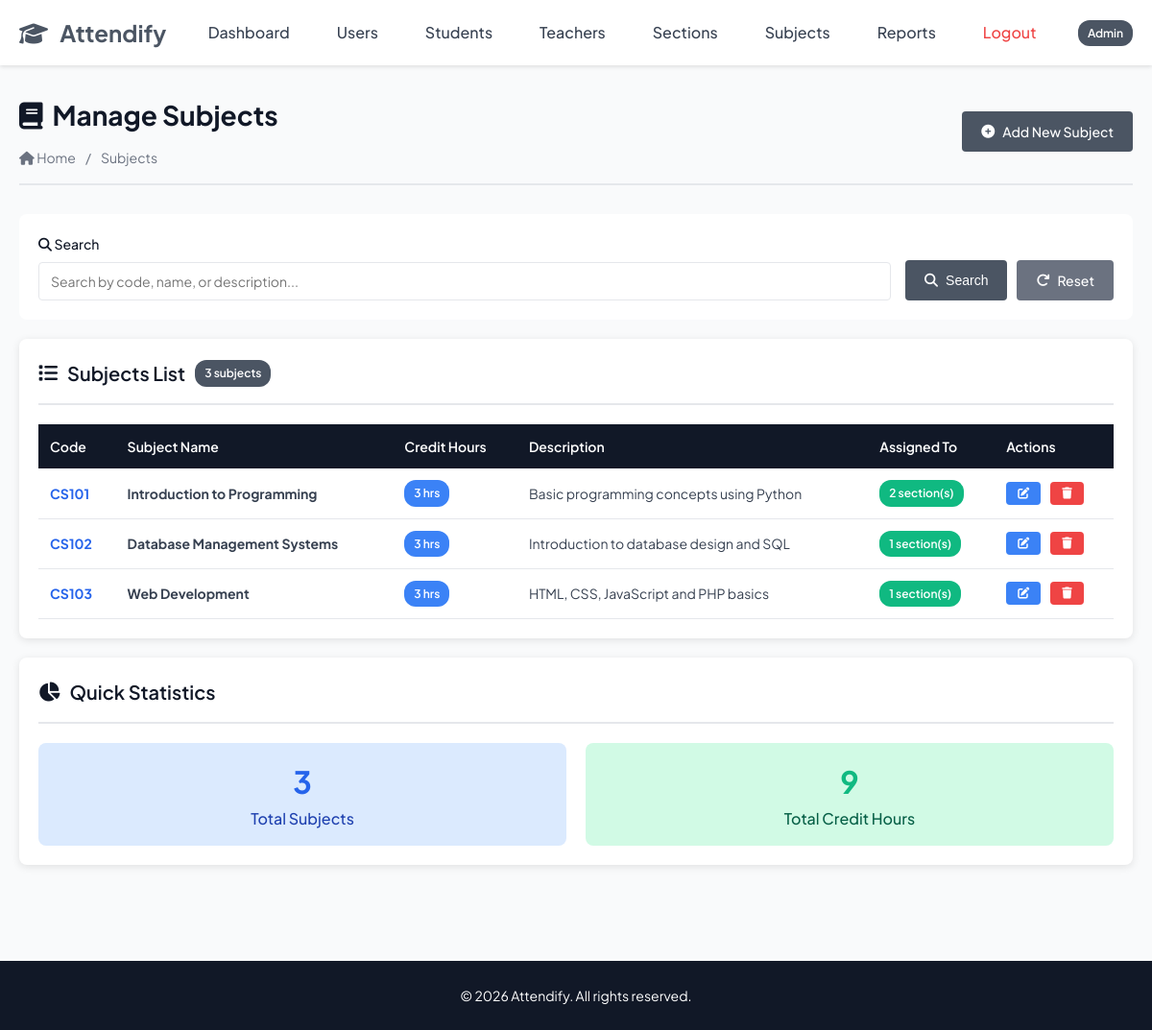
The page /admin/list_subjects.php (signed in) on the database its author committed.
### tables this page shows
CREATE TABLE `subjects` (
  `subject_id` int(11) NOT NULL AUTO_INCREMENT,
  `subject_code` varchar(20) NOT NULL,
  `subject_name` varchar(100) NOT NULL,
  `credit_hours` int(11) NOT NULL,
  `description` text DEFAULT NULL,
  PRIMARY KEY (`subject_id`),
  UNIQUE KEY `subject_code` (`subject_code`),
  KEY `idx_subject_code` (`subject_code`),
  KEY `idx_subject_name` (`subject_name`)
);

### config.php (called while the page is built, shortened)
<?php
function e($string) {
    return htmlspecialchars($string, ENT_QUOTES, 'UTF-8');
}
function get($key, $default = '') {
    return isset($_GET[$key]) ? $_GET[$key] : $default;
}
?>

### admin/list_subjects.php (the view, shortened to what this page needs)
<?php
require_once '../config.php';
$search = get('search', '');
$sql = "SELECT
    s.subject_id,
    s.subject_code,
    s.subject_name,
    s.credit_hours,
    s.description,
    COUNT(DISTINCT ss.section_subject_id) as assigned_count,
    COUNT(DISTINCT ss.section_id) as sections_count
FROM SUBJECTS s
LEFT JOIN SECTION_SUBJECTS ss ON s.subject_id = ss.subject_id
WHERE 1=1";
$sql .= " GROUP BY s.subject_id ORDER BY s.subject_code ASC";
$stmt = $conn->prepare($sql);
$stmt->execute();
$result = $stmt->get_result();
include '../includes/header.php';
?>
<div class="page-header">
    <div>
        <h1><i class="fas fa-book"></i> Manage Subjects</h1>
        <div class="breadcrumb">
            <a href="dashboard.php"><i class="fas fa-home"></i> Home</a>
            <span>/</span>
            <span>Subjects</span>
        </div>
    </div>
    <div>
        <a href="add_subject.php" class="btn btn-primary">
            <i class="fas fa-plus-circle"></i> Add New Subject
        </a>
    </div>
</div>
<div class="search-filter-section">
    <form method="GET" action="" style="display: flex; gap: 15px; width: 100%; align-items: end;">
        <div class="form-group" style="flex: 1; margin-bottom: 0;">
            <label for="search"><i class="fas fa-search"></i> Search</label>
            <input
                type="text"
                id="search"
                name="search"
                placeholder="Search by code, name, or description..."
                value="<?php echo htmlspecialchars($search); ?>"
            >
        </div>
        <div style="display: flex; gap: 10px;">
            <button type="submit" class="btn btn-primary">
                <i class="fas fa-search"></i> Search
            </button>
            <a href="list_subjects.php" class="btn btn-secondary">
                <i class="fas fa-redo"></i> Reset
            </a>
        </div>
    </form>
</div>
<div class="card">
    <div class="card-header">
        <h2 class="card-title">
            <i class="fas fa-list"></i> Subjects List
            <span class="badge badge-primary"><?php echo $result->num_rows; ?> subjects</span>
        </h2>
    </div>
    <div class="card-body">
        <?php if ($result->num_rows > 0): ?>
            <div class="table-responsive">
                <table>
                    <thead>
                        <tr>
                            <th>Code</th>
                            <th>Subject Name</th>
                            <th>Credit Hours</th>
                            <th>Description</th>
                            <th>Assigned To</th>
                            <th>Actions</th>
                        </tr>
                    </thead>
                    <tbody>
                        <?php while ($subject = $result->fetch_assoc()): ?>
                            <tr>
                                <td>
                                    <strong style="color: #2563eb;"><?php echo e($subject['subject_code']); ?></strong>
                                </td>
                                <td>
                                    <strong><?php echo e($subject['subject_name']); ?></strong>
                                </td>
                                <td>
                                    <span class="badge badge-info"><?php echo $subject['credit_hours']; ?> hrs</span>
                                </td>
                                <td>
                                    <?php if ($subject['description']): ?>
                                        <?php echo e(substr($subject['description'], 0, 60)) . (strlen($subject['description']) > 60 ? '...' : ''); ?>
                                    <?php else: ?>
                                        <span class="text-muted">No description</span>
                                    <?php endif; ?>
                                </td>
                                <td>
                                    <span class="badge badge-success"><?php echo $subject['sections_count']; ?> section(s)</span>
                                </td>
                                <td>
                                    <div class="btn-group">
                                        <a href="edit_subject.php?id=<?php echo $subject['subject_id']; ?>"
                                           class="btn btn-sm btn-info"
                                           title="Edit Subject">
                                            <i class="fas fa-edit"></i>
                                        </a>
                                        <a href="delete_subject.php?id=<?php echo $subject['subject_id']; ?>"
                                           class="btn btn-sm btn-danger"
                                           title="Delete Subject"
                                           onclick="return confirm('Are you sure you want to delete this subject?');">
                                            <i class="fas fa-trash"></i>
                                        </a>
                                    </div>
                                </td>
                            </tr>
                        <?php endwhile; ?>
                    </tbody>
                </table>
            </div>
        <?php endif; ?>
    </div>
</div>
<?php
$stats_sql = "SELECT
    COUNT(*) as total,
    SUM(credit_hours) as total_credits
FROM SUBJECTS";
$stats_result = $conn->query($stats_sql);
$stats = $stats_result->fetch_assoc();
?>
<div class="card" style="margin-top: 20px;">
    <div class="card-header">
        <h2 class="card-title"><i class="fas fa-chart-pie"></i> Quick Statistics</h2>
    </div>
    <div class="card-body">
        <div style="display: grid; grid-template-columns: repeat(auto-fit, minmax(200px, 1fr)); gap: 20px;">
            <div style="text-align: center; padding: 15px; background-color: #dbeafe; border-radius: 8px;">
                <div style="font-size: 32px; font-weight: bold; color: #2563eb;"><?php echo $stats['total']; ?></div>
                <div style="color: #1e40af; font-weight: 500;">Total Subjects</div>
            </div>
            <div style="text-align: center; padding: 15px; background-color: #d1fae5; border-radius: 8px;">
                <div style="font-size: 32px; font-weight: bold; color: #10b981;"><?php echo $stats['total_credits']; ?></div>
                <div style="color: #065f46; font-weight: 500;">Total Credit Hours</div>
            </div>
        </div>
    </div>
</div>
<?php
include '../includes/footer.php';
?>

### css/styles.css (style rules this page uses)
* { margin: 0; padding: 0; box-sizing: border-box; }
:root { --primary-color: #4b5563; --secondary-color: #6366f1; --danger-color: #ef4444; --warning-color: #f59e0b; --info-color: #3b82f6; --dark-color: #111827; --light-color: #f9fafb; --white-color: #ffffff; --border-color: #e5e7eb; --text-color: #374151; --text-muted: #6b7280; --success-color: #10b981; }
body { font-family: 'Plus Jakarta Sans', sans-serif; font-size: 16px; line-height: 1.6; color: var(--text-color); background-color: var(--light-color); }
a { text-decoration: none; color: var(--primary-color); transition: color 0.3s ease; }
.card { background-color: var(--white-color); border-radius: 8px; box-shadow: 0 2px 8px rgba(0, 0, 0, 0.1); padding: 20px; margin-bottom: 20px; }
.card-header { border-bottom: 2px solid var(--border-color); padding-bottom: 15px; margin-bottom: 20px; }
.card-title { font-size: 20px; font-weight: 600; color: var(--dark-color); display: flex; align-items: center; gap: 10px; }
.card-body { padding: 0; }
.table-responsive { overflow-x: auto; margin-top: 20px; }
table { width: 100%; border-collapse: collapse; background-color: var(--white-color); }
table thead { background-color: var(--dark-color); color: var(--white-color); }
table thead th { padding: 12px; text-align: left; font-weight: 600; font-size: 14px; }
table tbody tr { border-bottom: 1px solid var(--border-color); transition: background-color 0.2s ease; }
table tbody td { padding: 12px; font-size: 14px; }
table tbody td:last-child { text-align: right; }
.form-group { margin-bottom: 20px; }
label { display: block; margin-bottom: 8px; font-weight: 500; color: var(--dark-color); font-size: 14px; }
input[type="text"], input[type="email"], input[type="password"], input[type="number"], input[type="date"], input[type="time"], input[type="tel"], select, textarea { width: 100%; padding: 10px 12px; border: 1px solid var(--border-color); border-radius: 4px; font-size: 14px; font-family: inherit; transition: all 0.3s ease; }
.btn { display: inline-flex; align-items: center; gap: 8px; padding: 10px 20px; border: none; border-radius: 4px; font-size: 14px; font-weight: 500; cursor: pointer; text-decoration: none; }
.btn-primary { background-color: var(--primary-color); color: var(--white-color); }
.btn-danger { background-color: var(--danger-color); color: var(--white-color); }
.btn-info { background-color: var(--info-color); color: var(--white-color); }
.btn-secondary { background-color: #6b7280; color: var(--white-color); }
.btn-sm { padding: 6px 12px; font-size: 12px; }
.btn-group { display: flex; gap: 10px; flex-wrap: wrap; }
.badge { display: inline-block; padding: 4px 10px; font-size: 12px; font-weight: 600; border-radius: 12px; color: var(--white-color); }
.badge-primary { background-color: var(--primary-color); }
.badge-success { background-color: var(--success-color); }
.badge-info { background-color: var(--info-color); }
.search-filter-section { background-color: var(--white-color); padding: 20px; border-radius: 8px; margin-bottom: 20px; display: flex; gap: 15px; flex-wrap: wrap; align-items: end; }
.search-filter-section .form-group { margin-bottom: 0; flex: 1; min-width: 200px; }
.page-header { display: flex; justify-content: space-between; align-items: center; margin-bottom: 30px; padding-bottom: 15px; border-bottom: 2px solid var(--border-color); }
.page-header h1 { font-size: 28px; color: var(--dark-color); display: flex; align-items: center; gap: 10px; }
.breadcrumb { display: flex; gap: 10px; align-items: center; font-size: 14px; color: var(--text-muted); margin-top: 10px; }
.breadcrumb a { color: var(--text-muted); }

### rows shown on the page
subjects: subject_code "CS101", subject_name "Introduction to Programming", credit_hours "3", description "Basic programming concepts using Python", sections_count "2"
subjects: subject_code "CS102", subject_name "Database Management Systems", credit_hours "3", description "Introduction to database design and SQL", sections_count "1"
subjects: subject_code "CS103", subject_name "Web Development", credit_hours "3", description "HTML, CSS, JavaScript and PHP basics", sections_count "1"

### other values the page prints
$_SESSION['user_type'] "Admin"
$result->num_rows "3"
$stats['total'] "3"
$stats['total_credits'] "9"
